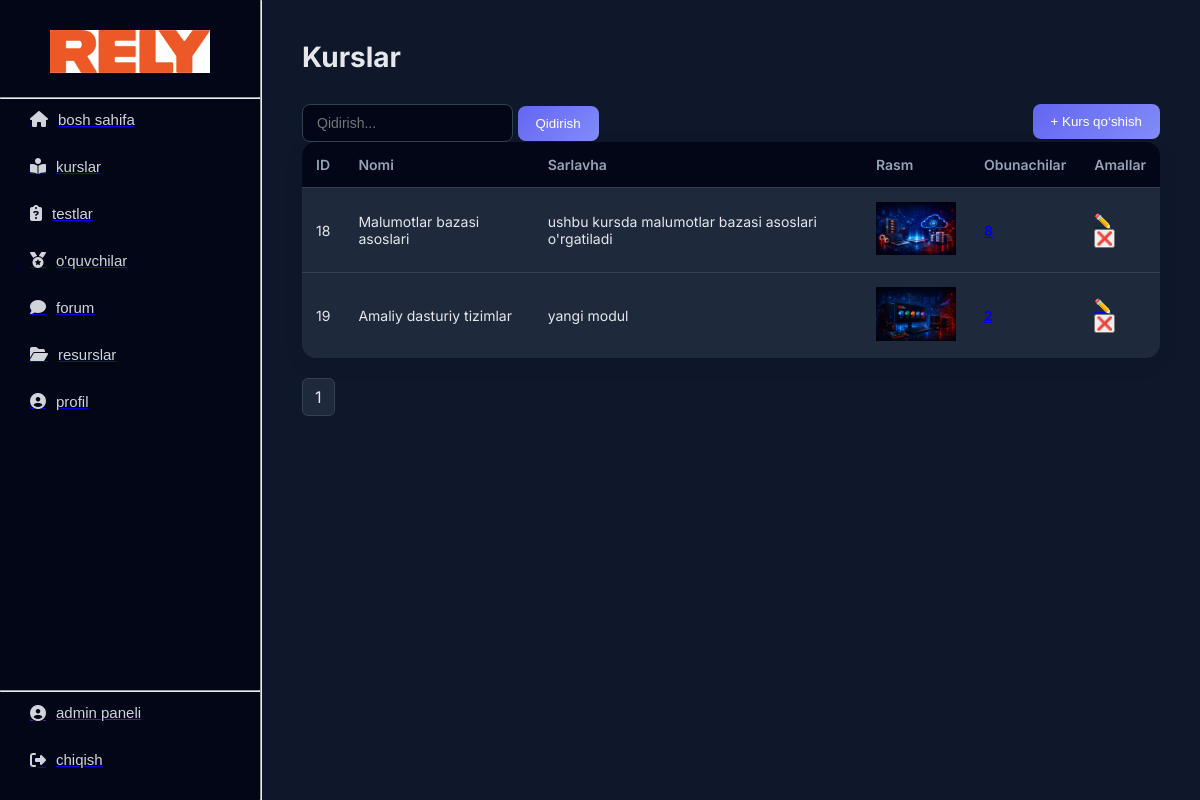
Screenshot of /admin/courses (signed in) with the database file from the repository.
### tables this page shows
CREATE TABLE courses(
    id INTEGER PRIMARY KEY AUTOINCREMENT,
    name TEXT NOT NULL,
    title TEXT NOT NULL,
    img TEXT
);

### routes/admin.py (the view)
@bp.route("/courses")
@admin_required
def courses():
    conn = get_db()
    c = conn.cursor()
    search = request.args.get("search", "").strip()
    page = int(request.args.get("page", 1))
    per_page = 30
    offset = (page - 1) * per_page
    if search:
        courses = c.execute("""
            SELECT courses.id,
                   courses.name,
                   courses.title,
                   courses.img,
                   COUNT(enrollments.id) as student_count
            FROM courses
            LEFT JOIN enrollments
                ON courses.id = enrollments.course_id
            WHERE courses.title LIKE ?
            GROUP BY courses.id
            LIMIT ? OFFSET ?
        """, (f"%{search}%", per_page, offset)).fetchall()
        total = c.execute("""
            SELECT COUNT(*)
            FROM courses
            WHERE title LIKE ?
        """, (f"%{search}%",)).fetchone()[0]
    else:
        courses = c.execute("""
            SELECT courses.id,
                   courses.name,
                   courses.title,
                   courses.img,
                   COUNT(enrollments.id) as student_count
            FROM courses
            LEFT JOIN enrollments
                ON courses.id = enrollments.course_id
            GROUP BY courses.id
            LIMIT ? OFFSET ?
        """, (per_page, offset)).fetchall()
        total = c.execute(
            "SELECT COUNT(*) FROM courses"
        ).fetchone()[0]
    conn.close()
    total_pages = math.ceil(total / per_page)
    return render_template(
        "admin/courses.html",
        courses=courses,
        page=page,
        total_pages=total_pages,
        search=search
    )

### routes/admin.py (called while the page is built)
def admin_required(f):
    from functools import wraps
    @wraps(f)
    def decorated_function(*args, **kwargs):
        if session.get("role") != "admin":
            return redirect("/")
        return f(*args, **kwargs)
    return decorated_function

def get_db():
    conn = sqlite3.connect("database.db")
    conn.execute("PRAGMA foreign_keys = ON")
    return conn

### templates/admin/courses.html (shortened to what this page needs)
{% extends "admin_base.html" %}
{% block content %}
<h1 class="dash-title">Kurslar</h1>
<div class="topbar">
    <form method="get">
        <input class="search" type="text" name="search" placeholder="Qidirish..." value="{{ search }}">
        <button class="add-btn" type="submit">Qidirish</button>
    </form>
    <a href="/admin/courses/add"><button class="add-btn">+ Kurs qo‘shish</button></a>
</div>
<table class="table">
    <tr>
        <th>ID</th>
        <th>Nomi</th>
        <th>Sarlavha</th>
        <th>Rasm</th>
        <th>Obunachilar</th>
        <th>Amallar</th>
    </tr>
    {% for c in courses %}
    <tr>
        <td>{{ c[0] }}</td>
        <td>{{ c[1] }}</td>
        <td>{{ c[2] }}</td>
        <td>
            <img src="{{ url_for('static', filename='icons/' + c[3]) }}" width="80">
        </td>
        <td><a href="admin/courses/{{ c[0] }}/followers"><strong>{{ c[4] }}</strong></a></td>
        <td>
            <a href="/admin/courses/{{ c[0] }}/edit">✏️</a>
            <form action="{{ url_for('admin.delete_course', course_id=c[0]) }}" method="post" onsubmit="return confirm('Rostdan o‘chirmoqchimisiz?');">
                <button type="submit">❌</button>
            </form>
        </td>
    </tr>
    {% endfor %}
</table>
<div class="pagination">
    {% for i in range(1, total_pages+1) %}
        <a href="?page={{ i }}&search={{ search }}">{{ i }}</a>
    {% endfor %}
</div>
{% endblock %}

### static/css/admin.css (style rules this page uses)
:root { --bg: #f4f6fb; --sidebar: #111827; --sidebar-hover: #1f2937; --primary: #4f46e5; --primary-light: #6366f1; --text: #1f2937; --text-light: #6b7280; --white: #ffffff; --border: #e5e7eb; --radius: 14px; }
* { margin: 0; padding: 0; box-sizing: border-box; }
body { font-family: 'Inter', sans-serif; background: var(--bg); color: var(--text); }
.dash-title { font-size: 28px; font-weight: 700; margin-bottom: 30px; }
.table { width: 100%; border-collapse: collapse; background: var(--white); border-radius: var(--radius); overflow: hidden; box-shadow: 0 6px 25px rgba(0,0,0,0.05); }
.table th { background: #f9fafb; text-align: left; padding: 14px; font-weight: 600; font-size: 14px; color: var(--text-light); }
.table td { padding: 14px; border-top: 1px solid var(--border); font-size: 14px; }
.add-btn { background: linear-gradient(135deg, var(--primary), var(--primary-light)); color: white; padding: 10px 18px; border: none; border-radius: 8px; cursor: pointer; font-weight: 500; transition: 0.3s ease; }
.pagination { display: flex; gap: 8px; margin-top: 20px; }
.pagination a { padding: 8px 12px; background: var(--white); border-radius: 6px; border: 1px solid var(--border); text-decoration: none; color: var(--text); transition: 0.2s ease; }
.topbar { display: flex; justify-content: space-between; }
.search { padding: 10px 14px; border-radius: 8px; border: 1px solid var(--border); font-size: 14px; transition: 0.2s ease; }
:root { --bg: #0f172a; --sidebar: #020617; --sidebar-hover: #1e293b; --primary: #6366f1; --primary-light: #818cf8; --text: #e5e7eb; --text-light: #94a3b8; --white: #1e293b; --border: #334155; }
body { background: var(--bg); color: var(--text); }
.table { background: var(--white); }
.table th { background: #020617; color: var(--text-light); }
.table td { border-top: 1px solid var(--border); }
.search { background: #020617; color: var(--text); border: 1px solid var(--border); }

### rows the page displays
courses: id "18", name "Malumotlar bazasi asoslari", title "ushbu kursda malumotlar bazasi asoslari o'rgatiladi", img (picture)
courses: id "19", name "Amaliy dasturiy tizimlar", title "yangi modul", img (picture)

### other values shown
{{ i }} "1"
